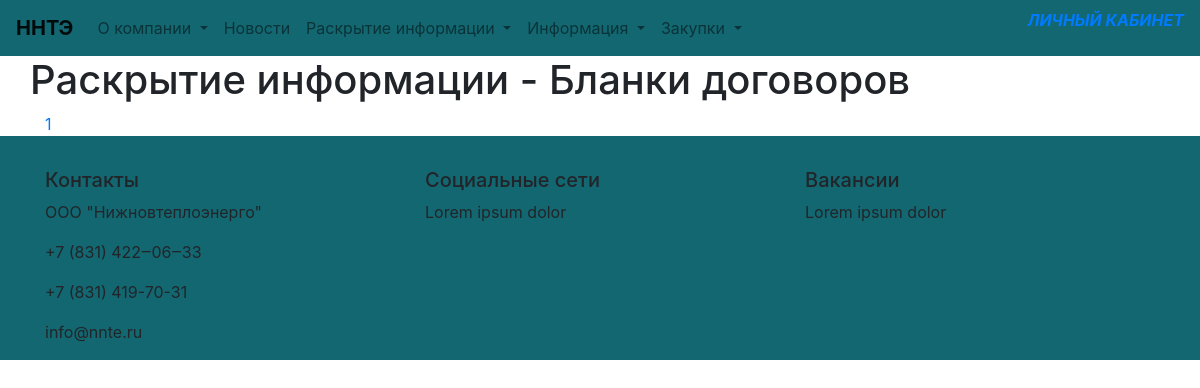
The page /category/blanki-dogovorov/ on the database its author committed.
### apps/models.py (models this page shows)
class Section(models.Model):
    title = models.CharField(max_length=30, verbose_name='Имя', )
    slug = models.SlugField(max_length=30, unique=True)
    class Meta:
        verbose_name = 'Раздел'
        verbose_name_plural = 'Разделы'
    def __str__(self):
        return self.title

class Category(models.Model):
    title = models.CharField(max_length=30, unique=True, verbose_name='Имя', )
    slug = models.SlugField(max_length=30, unique=True)
    section = models.ForeignKey('Section', on_delete=models.CASCADE,
                                verbose_name='Раздел')
    class Meta:
        verbose_name = 'Категория'
        verbose_name_plural = 'Категории'
    def __str__(self):
        return f'{self.section} - {self.title}'

class About(models.Model):
    name = models.CharField(max_length=30, unique=True, verbose_name='Название', )
    address = models.CharField(max_length=100, unique=True, verbose_name='Адрес', )
    tel = models.CharField(max_length=20, unique=True, verbose_name='Телефон', )
    fax = models.CharField(max_length=20, unique=True, verbose_name='Факс', )
    email = models.CharField(max_length=20, unique=True, verbose_name='E-mail', )

### apps/views.py (the view, shortened to what this page needs)
# urls.py: path('category/<slug:the_slug>/', category, name='category'),
def category(request, the_slug):
    template = 'category.html'
    list_articles = []
    category_article = Category.objects.get(slug=the_slug)
    articles = Article.objects.filter(category=category_article.id).order_by('-published_at')
    stops_page, current_page, prev_page_url, next_page_url = pagination(request, list_articles, 10)
    context = {
        'list_articles': stops_page,
        'current_page': current_page,
        'prev_page_url': prev_page_url,
        'next_page_url': next_page_url,
        'category': category_article,
    }
    return render(request, template, context=context)

### apps/context_processors.py (called while the page is built)
def nav_sections(request):
    sections_nav = Section.objects.all()
    section_list = []
    for section in sections_nav:
        categories = Category.objects.filter(section=section.id).order_by('title')
        category_list = []
        for category in categories:
            category_list.append(
                {'id': category.id, 'title': category.title, 'slug': category.slug})
        section_list.append({'id': section.id, 'title': section.title, 'slug': section.slug,
                             'category_list': category_list})
    return {"section_list": section_list}

def contacts(request):
    contacts_company = Company.objects.all()
    return {'company': contacts_company[0]}

### apps/views.py (called while the page is built)
def pagination(request, list_object, max_object=2):
    if request.GET.get('page'):
        page_number = int(request.GET.get('page'))
    else:
        page_number = 1
    p = Paginator(list_object, max_object)
    if page_number in range(1, p.num_pages):
        stops_page = p.page(page_number)
    else:
        stops_page = p.page(p.num_pages)
    current_page = stops_page.number
    prev_page_url = f'?page={stops_page.previous_page_number()}' \
        if stops_page.has_previous() else None
    next_page_url = f'?page={stops_page.next_page_number()}' \
        if stops_page.has_next() else None
    return stops_page, current_page, prev_page_url, next_page_url

### templates/category.html (shortened to what this page needs)
{% extends 'base.html' %}
{% block content %}
    <div class="container-fluid">
        <div class="container-fluid" id="">
            <h1>{{ category }}</h1>
        </div>
    </div>
    <div class="container">
        <a class="button disabled" href="">{{ current_page }}</a>
    </div>
{% endblock %}

### templates/nav.html (shortened to what this page needs)
<header class="header">
    <nav class="navbar navbar-expand-lg navbar-light">
        <a class="navbar-brand" href={% url 'index' %}><strong>ННТЭ</strong></a>
        <div class="collapse navbar-collapse" id="navbarSupportedContent">
            <ul class="navbar-nav mr-auto">
                <li class="nav-item dropdown">
                    <a class="nav-link dropdown-toggle" href="#" id="aboutCompany" role="button"
                       data-toggle="dropdown" aria-haspopup="true" aria-expanded="false">
                        О компании
                    </a>
                </li>
                <li class="nav-item">
                    <a class="nav-link" href={%  url 'news' %} id="aboutCompany">
                    Новости
                    </a>
                </li>
                {% for section in section_list %}
                    <li class="nav-item dropdown">
                        <a class="nav-link dropdown-toggle" href="#" id="forPeople" role="button"
                           data-toggle="dropdown" aria-haspopup="true" aria-expanded="false">
                            {{ section.title }}
                        </a>
                    </li>
                {% endfor %}
            </ul>
            <p class="cke_button">
                <a class="cke_button_label" href="#">Личный кабинет</a>
            </p>
        </div>
    </nav>
</header>

### templates/footer.html
<footer class="footer">
    <div class="container">
        <div class="row">
            <div class="col-sm-4">
                <h5>Контакты</h5>
                <p>{{ company.name }}</p>
                 <p>{{ company.tel }}</p>
                 <p>{{ company.fax }}</p>
                 <p>{{ company.email }}</p>
            </div>
            <div class="col-sm-4">
                <h5>Социальные сети</h5>
                <p>Lorem ipsum dolor</p>
            </div>
            <div class="col-sm-4">
                <h5>Вакансии</h5>
                <p>Lorem ipsum dolor</p>
            </div>
        </div>
    </div>
</footer>

### static/css/custom.css (style rules this page uses)
.navbar { background-color: #136771; }
.cke_button { text-transform: uppercase; font-style: italic; font-weight: bolder; }
.footer { padding-top: 2em; background-color: #136771; }

### rows shown on the page
Section: title "Раскрытие информации"
Section: title "Информация"
Section: title "Закупки"
Category: section+title "Раскрытие информации - Бланки договоров"
About: name "ООО \"Нижновтеплоэнерго\"", tel "+7 (831) 422‒06‒33", fax "+7 (831) 419-70-31", email "info@nnte.ru"

### other values the page prints
{{ current_page }} "1"
